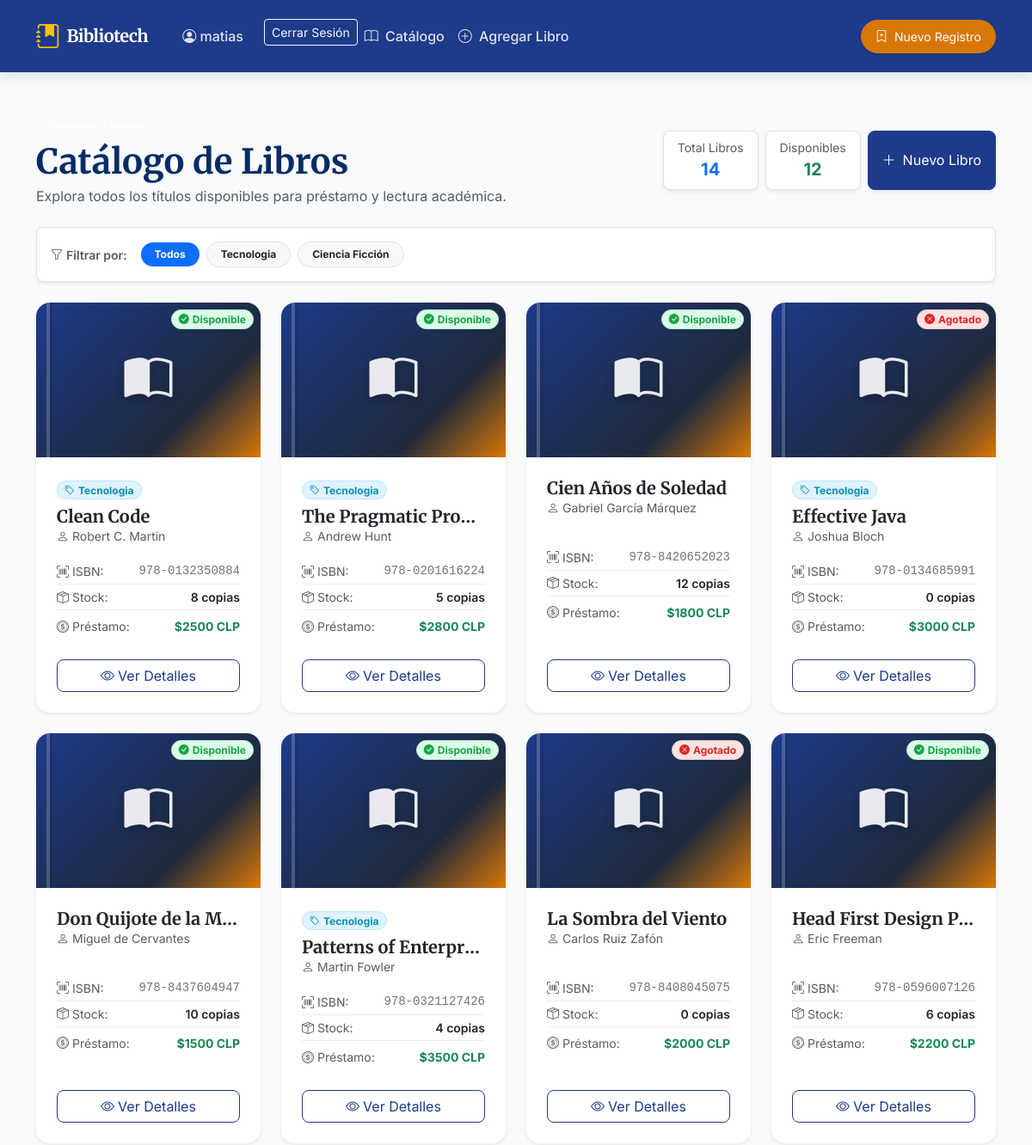
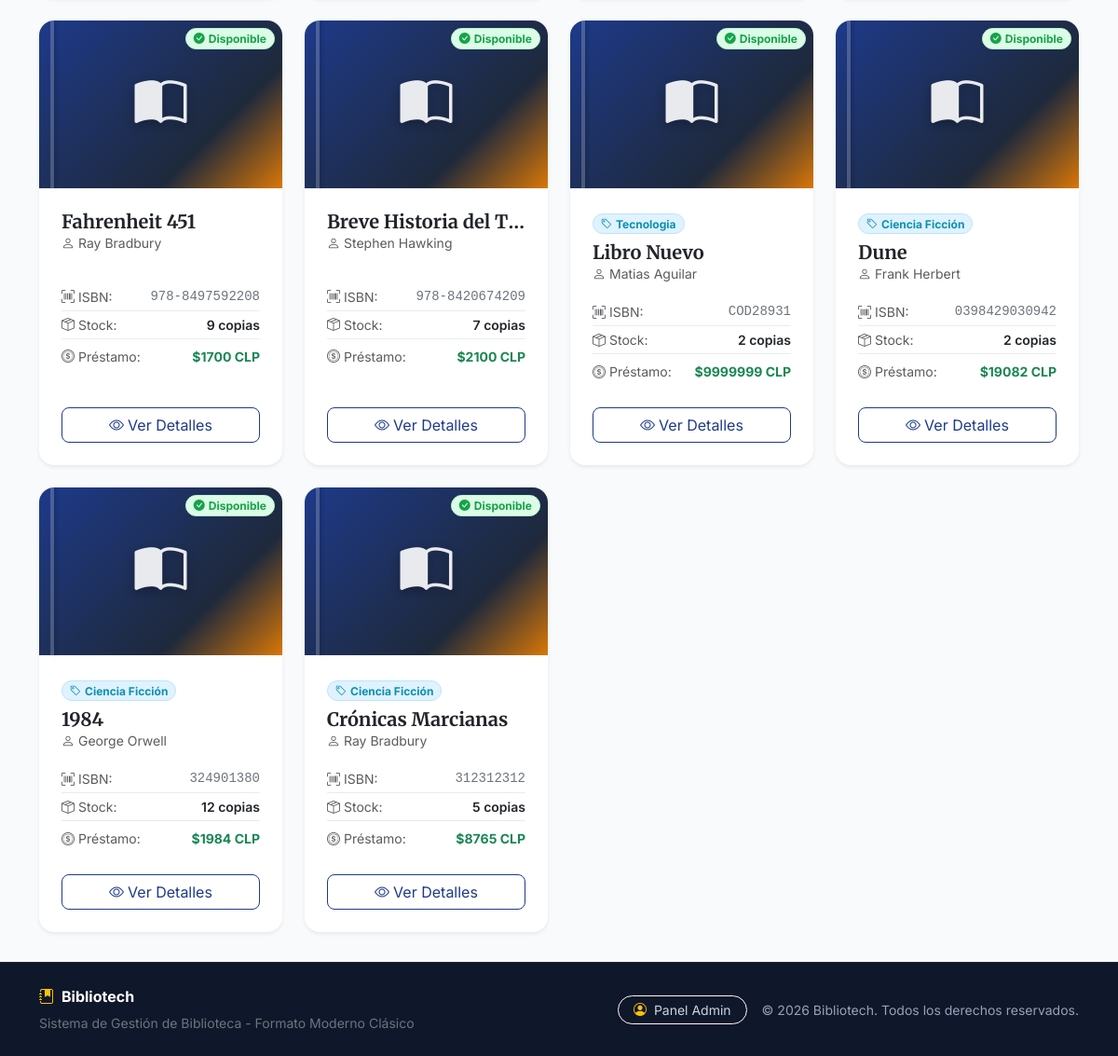
The app's page / (signed in) with its own data (2 pictures, top to bottom).
### biblioteca/models.py (models this page shows, shortened)
class Categoria(models.Model):
    nombre = models.CharField(max_length=30, verbose_name="Nombre")
    descripcion = models.TextField(blank=True, null=True)

class Libro(models.Model):
    isbn = models.CharField(max_length=20, unique=True, verbose_name="ISBN")
    titulo = models.CharField(max_length=150, verbose_name='Título del Libro')
    autor = models.CharField(max_length=100, verbose_name='Autor')
    precio_prestamo = models.IntegerField(verbose_name='Precio Préstamo ($ CLP)')
    stock_copias = models.IntegerField(verbose_name='Copias Disponibles')
    disponible = models.BooleanField(default=True, verbose_name='Disponible')
    fecha_publicacion = models.DateField(verbose_name='Fecha de Publicación', null=True)
    categoria = models.ForeignKey(Categoria, on_delete=models.CASCADE, null=True, blank=True, related_name='libros')

### biblioteca/views.py (the view)
# urls.py: path('', views.lista_libros, name='inicio'),
def lista_libros(request):
    libros = Libro.objects.all().select_related('categoria')
    categorias = Categoria.objects.all()
    contexto = {
        'libros': libros,
        'disponibles': [libro for libro in libros if libro.disponible],
        'total_libros': libros.count(),
        'categorias': categorias,
    }
    return render(request, 'templates_con_ia/lista_libros.html', contexto)

### biblioteca/templates/templates_con_ia/lista_libros.html (shortened to what this page needs)
{% extends "templates_con_ia/base.html" %}
{% block content %}
<div class="container py-2">
    <div class="row align-items-center mb-4 g-3">
        <div class="col-lg-7">
            <span class="badge bg-secondary-custom text-white px-3 py-1 rounded-pill mb-2">Colección Literaria</span>
            <h1 class="display-6 fw-bold mb-1 text-primary-emphasis">Catálogo de Libros</h1>
            <p class="text-muted mb-0">Explora todos los títulos disponibles para préstamo y lectura académica.</p>
        </div>
        <div class="col-lg-5">
            <div class="d-flex justify-content-lg-end gap-2 flex-wrap">
                <div class="bg-white border rounded-3 px-3 py-2 text-center shadow-sm">
                    <span class="d-block small text-muted">Total Libros</span>
                    <strong class="fs-5 text-primary">{{ total_libros }}</strong>
                </div>
                <div class="bg-white border rounded-3 px-3 py-2 text-center shadow-sm">
                    <span class="d-block small text-muted">Disponibles</span>
                    <strong class="fs-5 text-success">{{ disponibles|length }}</strong>
                </div>
                {% if user.is_authenticated %}
                <a href="{% url 'agregar_libro' %}" class="btn btn-primary d-inline-flex align-items-center gap-2 px-3 py-2 shadow-sm rounded-3">
                    <i class="bi bi-plus-lg"></i>
                    <span>Nuevo Libro</span>
                </a>
                {% endif %}
            </div>
        </div>
    </div>
    {% if categorias %}
    <div class="mb-4">
        <div class="d-flex align-items-center gap-2 flex-wrap bg-white p-3 rounded-3 shadow-sm border">
            <span class="text-muted small fw-semibold me-2"><i class="bi bi-funnel me-1"></i>Filtrar por:</span>
            <a href="{% url 'lista_libros' %}" class="badge text-bg-primary text-decoration-none px-3 py-2 rounded-pill">
                Todos
            </a>
            {% for cat in categorias %}
            <a href="{% url 'libros_por_categoria' cat.id %}" class="badge bg-light text-dark border text-decoration-none px-3 py-2 rounded-pill hover-shadow">
                {{ cat.nombre }}
            </a>
            {% endfor %}
        </div>
    </div>
    {% endif %}
    <div class="row row-cols-1 row-cols-md-2 row-cols-lg-3 row-cols-xl-4 g-4">
        {% for libro in libros %}
        <div class="col">
            <article class="card h-100 shadow-sm border-0 book-card">
                <div class="book-cover-header">
                    <i class="bi bi-book-half book-cover-icon"></i>
                    <span class="position-absolute top-0 end-0 m-2 badge {% if libro.disponible and libro.stock_copias > 0 %}badge-available{% else %}badge-unavailable{% endif %} px-2 py-1 rounded-pill">
                        {% if libro.disponible and libro.stock_copias > 0 %}
                            <i class="bi bi-check-circle-fill me-1"></i>Disponible
                        {% else %}
                            <i class="bi bi-x-circle-fill me-1"></i>Agotado
                        {% endif %}
                    </span>
                </div>
                <div class="card-body d-flex flex-column p-4">
                    {% if libro.categoria %}
                    <div class="mb-2">
                        <a href="{% url 'libros_por_categoria' libro.categoria.id %}" class="badge badge-category text-decoration-none px-2 py-1 rounded-pill">
                            <i class="bi bi-tag me-1"></i>{{ libro.categoria.nombre }}
                        </a>
                    </div>
                    {% endif %}
                    <h2 class="card-title h5 fw-bold mb-1 text-truncate" title="{{ libro.titulo }}">{{ libro.titulo }}</h2>
                    <p class="card-subtitle text-muted small mb-3">
                        <i class="bi bi-person me-1"></i>{{ libro.autor }}
                    </p>
                    <ul class="list-unstyled small mb-4 mt-auto">
                        <li class="d-flex justify-content-between py-1 border-bottom border-light-subtle">
                            <span class="text-muted"><i class="bi bi-upc-scan me-1"></i>ISBN:</span>
                            <span class="font-monospace text-secondary">{{ libro.isbn }}</span>
                        </li>
                        <li class="d-flex justify-content-between py-1 border-bottom border-light-subtle">
                            <span class="text-muted"><i class="bi bi-box-seam me-1"></i>Stock:</span>
                            <span class="fw-semibold">{{ libro.stock_copias }} copias</span>
                        </li>
                        <li class="d-flex justify-content-between py-1 pt-2">
                            <span class="text-muted"><i class="bi bi-coin me-1"></i>Préstamo:</span>
                            <span class="fw-bold text-success">${{ libro.precio_prestamo }} CLP</span>
                        </li>
                    </ul>
                    <a href="{% url 'detalle_libro' libro.id %}" class="btn btn-outline-primary w-100 rounded-3 mt-auto">
                        <i class="bi bi-eye me-1"></i>Ver Detalles
                    </a>
                </div>
            </article>
        </div>
        {% endfor %}
    </div>
</div>
{% endblock %}

### biblioteca/templates/templates_con_ia/base.html (shortened to what this page needs)
<!DOCTYPE html>
<html lang="es">
<head>
    <link href="https://cdn.jsdelivr.net/npm/bootstrap@5.3.3/dist/css/bootstrap.min.css" rel="stylesheet"
>
    <link rel="stylesheet" href="https://cdn.jsdelivr.net/npm/bootstrap-icons@1.11.3/font/bootstrap-icons.min.css">
</head>
<body>
    <header>
        <nav class="navbar navbar-expand-lg navbar-dark navbar-bibliotech py-3">
            <div class="container">
                <a class="navbar-brand d-flex align-items-center gap-2" href="{% url 'lista_libros' %}">
                    <i class="bi bi-journal-bookmark-fill text-warning fs-3"></i>
                    <span>Bibliotech</span>
                </a>
                <div class="collapse navbar-collapse" id="navbarBibliotech">
                    <ul class="navbar-nav me-auto mb-2 mb-lg-0 ms-lg-3">
                    {% if user.is_authenticated %}
                    <li class="nav-item dropdown">
                        <span class="nav-link text-light me-3"><i class="bi bi-person-circle"></i> {{ user.username }}</span>
                    </li>
                    <li class="nav-item">
                        <form action="{% url 'logout' %}" method="post" class="d-inline">
                            <button type="submit" class="btn btn-outline-light btn-sm">Cerrar Sesión</button>
                        </form>
                    </li>
                    {% else %}
                    <li class="nav-item">
                        <a class="btn btn-outline-light btn-sm" href="{% url 'login' %}">Iniciar Sesión</a>
                    </li>
                    {% endif %}
                        <li class="nav-item">
                            <a class="nav-link" href="{% url 'lista_libros' %}">
                                <i class="bi bi-book me-1"></i> Catálogo
                            </a>
                        </li>
                        {% if user.is_authenticated %}
                        <li class="nav-item">
                            <a class="nav-link" href="{% url 'agregar_libro' %}">
                                <i class="bi bi-plus-circle me-1"></i> Agregar Libro
                            </a>
                        </li>
                        {% endif %}
                    </ul>
                    {% if user.is_authenticated %}
                    <div class="d-flex align-items-center gap-2">
                        <a href="{% url 'agregar_libro' %}" class="btn btn-secondary-custom btn-sm px-3 py-2 rounded-pill shadow-sm">
                            <i class="bi bi-bookmark-plus me-1"></i> Nuevo Registro
                        </a>
                    </div>
                    {% endif %}
                </div>
            </div>
        </nav>
    </header>
    <main class="flex-grow-1 py-4">
        {% block content %}{% endblock %}
    </main>
    <footer class="footer-bibliotech py-4">
        <div class="container">
            <div class="row align-items-center g-3">
                <div class="col-md-6 text-center text-md-start">
                    <div class="d-flex align-items-center justify-content-center justify-content-md-start gap-2 mb-1">
                        <i class="bi bi-journal-bookmark-fill text-warning"></i>
                        <span class="text-white fw-bold">Bibliotech</span>
                    </div>
                    <small class="text-secondary">Sistema de Gestión de Biblioteca - Formato Moderno Clásico</small>
                </div>
                <div class="col-md-6 text-center text-md-end d-flex flex-column flex-md-row justify-content-md-end align-items-center gap-3">
                    <a href="{% url 'admin:index' %}" class="btn btn-outline-light btn-sm rounded-pill px-3 py-1 d-inline-flex align-items-center gap-2 shadow-sm" title="Panel de Administración Django">
                        <i class="bi bi-person-circle text-warning"></i>
                        <span>Panel Admin</span>
                    </a>
                    <small>&copy; 2026 Bibliotech. Todos los derechos reservados.</small>
                </div>
            </div>
        </div>
    </footer>
</body>
</html>

### biblioteca/templates/templates_con_ia/base.html (style rules this page uses)
:root { --bibliotech-primary: #1E3A8A; --bibliotech-primary-dark: #172554; --bibliotech-secondary: #D97706; --bibliotech-accent: #0891B2; --bibliotech-bg: #F8FAFC; --bibliotech-surface: #FFFFFF; --bibliotech-success: #16A34A; --bibliotech-danger: #DC2626; --font-serif: 'Merriweather', Georgia, serif; --font-sans: 'Inter', -apple-system, BlinkMacSystemFont, "Segoe UI", Roboto, sans-serif; }
body { font-family: var(--font-sans); background-color: var(--bibliotech-bg); color: #1E293B; min-height: 100vh; display: flex; flex-direction: column; }
h1, h2, h3, h4, h5, h6, .font-serif, .navbar-brand { font-family: var(--font-serif); }
.navbar-bibliotech { background-color: var(--bibliotech-primary); box-shadow: 0 4px 12px rgba(15, 23, 42, 0.12); }
.navbar-bibliotech .navbar-brand { font-weight: 700; letter-spacing: -0.5px; color: #FFFFFF !important; }
.navbar-bibliotech .nav-link { color: rgba(255, 255, 255, 0.85) !important; font-weight: 500; padding: 0.5rem 1rem; border-radius: 0.5rem; transition: all 0.2s ease; }
.btn-primary { background-color: var(--bibliotech-primary); border-color: var(--bibliotech-primary); }
.btn-secondary-custom { background-color: var(--bibliotech-secondary); border-color: var(--bibliotech-secondary); color: #FFFFFF; }
.btn-outline-primary { color: var(--bibliotech-primary); border-color: var(--bibliotech-primary); }
.book-card { transition: transform 0.25s ease, box-shadow 0.25s ease; background-color: var(--bibliotech-surface); border-radius: 1rem; overflow: hidden; }
.book-cover-header { height: 180px; background: linear-gradient(135deg, #1E3A8A 0%, #1e293b 70%, #D97706 100%); display: flex; align-items: center; justify-content: center; position: relative; color: #FFFFFF; padding: 1.5rem; text-align: center; }
.book-cover-header::after { content: ""; position: absolute; left: 12px; top: 0; bottom: 0; width: 4px; background: rgba(255, 255, 255, 0.2); box-shadow: 2px 0 4px rgba(0, 0, 0, 0.2); }
.book-cover-icon { font-size: 3.5rem; opacity: 0.9; filter: drop-shadow(0 4px 6px rgba(0,0,0,0.3)); }
.badge-available { background-color: #DCFCE7; color: var(--bibliotech-success); border: 1px solid #BBF7D0; }
.badge-unavailable { background-color: #FEE2E2; color: var(--bibliotech-danger); border: 1px solid #FECACA; }
.badge-category { background-color: #E0F2FE; color: var(--bibliotech-accent); border: 1px solid #BAE6FD; }
.footer-bibliotech { margin-top: auto; background-color: #0F172A; color: #94A3B8; border-top: 1px solid #1E293B; }
.footer-bibliotech a { color: #CBD5E1; text-decoration: none; transition: color 0.2s; }

### records on screen
Categoria: nombre "Tecnologia"
Categoria: nombre "Ciencia Ficción"
Libro: disponible True (drawn), categoria.nombre "Tecnologia", titulo "Clean Code", autor "Robert C. Martin", isbn "978-0132350884", stock_copias "8", precio_prestamo "2500"
Libro: disponible True (drawn), categoria.nombre "Tecnologia", titulo "The Pragmatic Pro…", autor "Andrew Hunt", isbn "978-0201616224", stock_copias "5", precio_prestamo "2800"
Libro: disponible True (drawn), titulo "Cien Años de Soledad", autor "Gabriel García Márquez", isbn "978-8420652023", stock_copias "12", precio_prestamo "1800"
Libro: disponible False (drawn), categoria.nombre "Tecnologia", titulo "Effective Java", autor "Joshua Bloch", isbn "978-0134685991", stock_copias "0", precio_prestamo "3000"
Libro: disponible True (drawn), titulo "Don Quijote de la M…", autor "Miguel de Cervantes", isbn "978-8437604947", stock_copias "10", precio_prestamo "1500"
Libro: disponible True (drawn), categoria.nombre "Tecnologia", titulo "Patterns of Enterpr…", autor "Martin Fowler", isbn "978-0321127426", stock_copias "4", precio_prestamo "3500"
Libro: disponible False (drawn), titulo "La Sombra del Viento", autor "Carlos Ruiz Zafón", isbn "978-8408045075", stock_copias "0", precio_prestamo "2000"
Libro: disponible True (drawn), titulo "Head First Design P…", autor "Eric Freeman", isbn "978-0596007126", stock_copias "6", precio_prestamo "2200"
Libro: disponible True (drawn), titulo "Fahrenheit 451", autor "Ray Bradbury", isbn "978-8497592208", stock_copias "9", precio_prestamo "1700"
Libro: disponible True (drawn), titulo "Breve Historia del T…", autor "Stephen Hawking", isbn "978-8420674209", stock_copias "7", precio_prestamo "2100"
Libro: disponible True (drawn), categoria.nombre "Tecnologia", titulo "Libro Nuevo", autor "Matias Aguilar", isbn "COD28931", stock_copias "2", precio_prestamo "9999999"
Libro: disponible True (drawn), categoria.nombre "Ciencia Ficción", titulo "Dune", autor "Frank Herbert", isbn "0398429030942", stock_copias "2", precio_prestamo "19082"
Libro: disponible True (drawn), categoria.nombre "Ciencia Ficción", titulo "1984", autor "George Orwell", isbn "324901380", stock_copias "12", precio_prestamo "1984"
Libro: disponible True (drawn), categoria.nombre "Ciencia Ficción", titulo "Crónicas Marcianas", autor "Ray Bradbury", isbn "312312312", stock_copias "5", precio_prestamo "8765"

### other values on screen
{{ user.username }} "matias"
{{ total_libros }} "14"
{{ disponibles|length }} "12"
